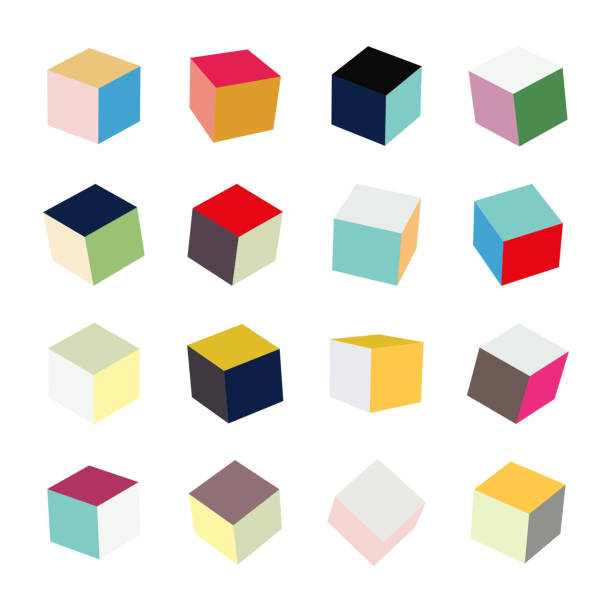
#> input picture helpfull/square.jpg, 612 x 612 px
$ python findCoodinates.py
#> lines starting #> are read from the running program, lines starting #| are printed output that depends on the picture; after the words box and inside, x2 and y2 are one past the last pixel; in counts of white or black regions, pixels touching at a corner belong together

# the contours detected in an image.
import numpy as np
import cv2

# Reading image
font = cv2.FONT_HERSHEY_COMPLEX
img2 = cv2.imread('square.jpg', cv2.IMREAD_COLOR)
#> img2 is the input picture: shape (612, 612, 3); mean B, G, R 222.4, 227.7, 232.3

# Reading same image in another
# variable and converting to gray scale.
img = cv2.imread('square.jpg', cv2.IMREAD_GRAYSCALE)
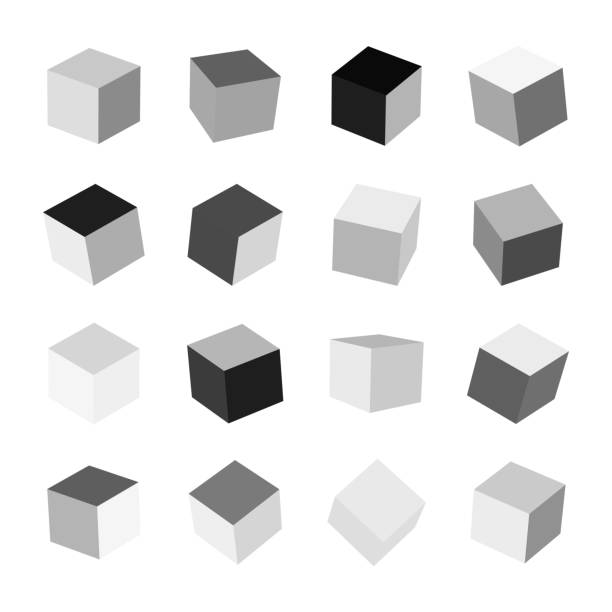
#> img: shape (612, 612); min 0, max 255, mean 228.5

# Converting image to a binary image
# ( black and white only image).
_, threshold = cv2.threshold(img, 110, 255, cv2.THRESH_BINARY)
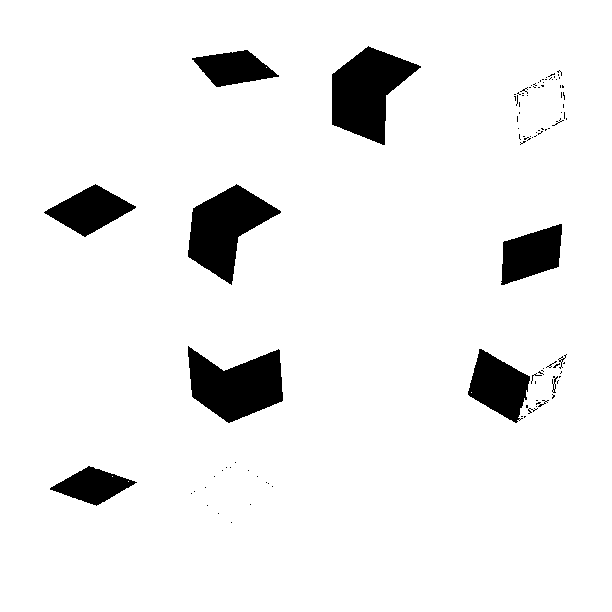
#> threshold: shape (612, 612); 93% white; 100 black regions (87 under 20 px)

# Detecting contours in image.
contours, _ = cv2.findContours(threshold, cv2.RETR_TREE,
                               cv2.CHAIN_APPROX_SIMPLE)
#> contours = 182 contours, 170 with area under 20; largest, box (x1, y1, x2, y2) and area: (0, 0, 612, 612) 373321, (331, 45, 422, 146) 5112, (187, 345, 284, 424) 4868, (187, 183, 282, 286) 4806, (467, 348, 531, 424) 2814

# Going through every contours found in the image.
for cnt in contours:

    approx = cv2.approxPolyDP(cnt, 0.009 * cv2.arcLength(cnt, True), True)

    # draws boundary of contours.
    cv2.drawContours(img2, [approx], 0, (0, 0, 255), 5)

    # Used to flatted the array containing
    # the co-ordinates of the vertices.
    n = approx.ravel()
    i = 0

    for j in n:
        if (i % 2 == 0):
            x = n[i]
            y = n[i + 1]

            # String containing the co-ordinates.
            string = str(x) + " " + str(y)

            if (i == 0):
                # text on topmost co-ordinate.
                cv2.putText(img2, "Arrow tip", (x, y),
                            font, 0.5, (255, 0, 0))
            else:
                # text on remaining co-ordinates.
                cv2.putText(img2, string, (x, y),
                            font, 0.5, (0, 255, 0))
        i = i + 1
#> this loop made 182 passes
#> n on passes 1 to 3: [0, 0, 0, 611, 611, 611, 611, 0], [230, 522, 231, 521, 232, 522, 231, 523], [217, 513, 218, 512, 219, 513, 218, 514]
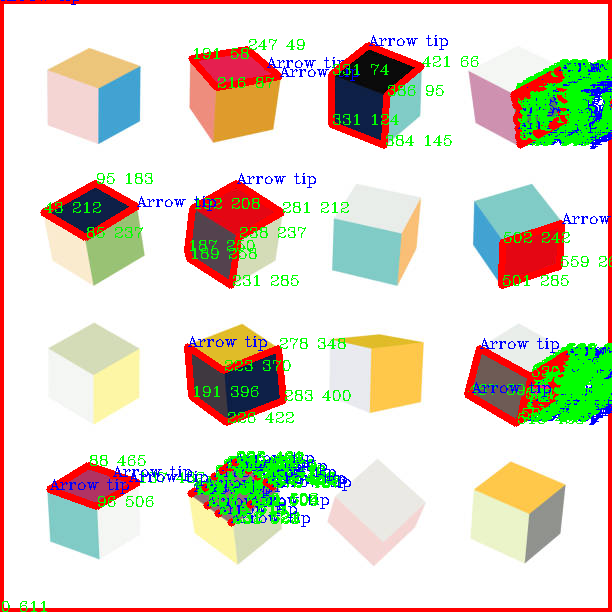
#> img2: shape (612, 612, 3); 13.05% of pixels changed, all inside (x1, y1, x2, y2) = (0, 0, 612, 612)

# Showing the final image.
cv2.imshow('image2', img2)

# Exiting the window if 'q' is pressed on the keyboard.
if cv2.waitKey(0) & 0xFF == ord('q'):
#> (key q is pressed here)
    cv2.destroyAllWindows()

$ run again, with helpfull/color2.jpg copied over helpfull/square.jpg
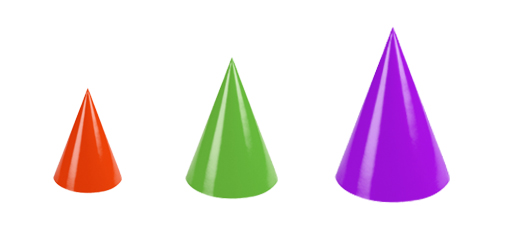
#> input picture helpfull/color2.jpg, 510 x 227 px
#> img2 is the input picture: shape (227, 510, 3); mean B, G, R 233.6, 224.9, 237.5
#> `_, threshold = cv2.threshold(img, 110, 255, cv2.THRESH_BINARY)`:
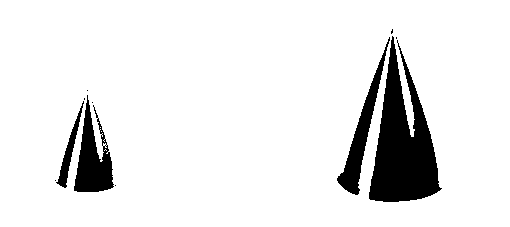
#> threshold: shape (227, 510); 90.9% white; 11 black regions (7 under 20 px)
#> contours = 20 contours, 13 with area under 20; largest, box (x1, y1, x2, y2) and area: (0, 0, 510, 227) 115034, (368, 35, 443, 203) 6558, (73, 94, 115, 193) 1996, (336, 36, 391, 196) 1894, (55, 100, 85, 189) 608, (96, 117, 108, 147) 115, (93, 106, 99, 119) 28
#> the loop `for cnt in contours: ` made 20 passes
#> n on passes 1, 2, 3, 4, 6, 7, 9, 10: [0, 0, 0, 226, 509, 226, 509, 0], [114, 185, 115, 184, 116, 185, 115, 186], [54, 180, 55, 179, 56, 180, 55, 181], [104, 145, 105, 144, 106, 145, 105, 146], [101, 131], [100, 127], [92, 105, 93, 104, 94, 105, 94, 106, 93, 107, 92, 106], [91, 102, 92, 101, 93, 102, 92, 103]
#> after the loop `for cnt in contours:`:
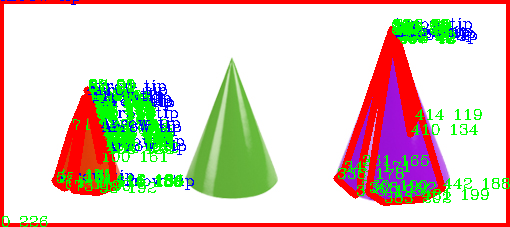
#> img2: shape (227, 510, 3); mean B, G, R 193.5, 205.5, 221.2
